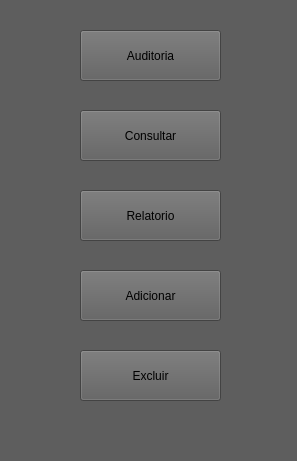
<?xml version="1.0" encoding="UTF-8"?>
<ui version="4.0">
 <class>MainWindow</class>
 <widget class="QMainWindow" name="MainWindow">
  <property name="geometry">
   <rect>
    <x>0</x>
    <y>0</y>
    <width>297</width>
    <height>461</height>
   </rect>
  </property>
  <property name="windowTitle">
   <string>MainWindow</string>
  </property>
  <property name="styleSheet">
   <string notr="true">background-color: rgb(94, 94, 94);</string>
  </property>
  <widget class="QWidget" name="centralwidget">
   <widget class="QPushButton" name="pushButton">
    <property name="geometry">
     <rect>
      <x>80</x>
      <y>110</y>
      <width>141</width>
      <height>51</height>
     </rect>
    </property>
    <property name="styleSheet">
     <string notr="true">font: 75 11pt &quot;MS Shell Dlg 2&quot;;</string>
    </property>
    <property name="text">
     <string>Consultar</string>
    </property>
   </widget>
   <widget class="QPushButton" name="pushButton_2">
    <property name="geometry">
     <rect>
      <x>80</x>
      <y>30</y>
      <width>141</width>
      <height>51</height>
     </rect>
    </property>
    <property name="toolTip">
     <string>&lt;html&gt;&lt;head/&gt;&lt;body&gt;&lt;p&gt;&lt;span style=&quot; font-weight:600;&quot;&gt;sadasd&lt;/span&gt;&lt;/p&gt;&lt;/body&gt;&lt;/html&gt;</string>
    </property>
    <property name="styleSheet">
     <string notr="true">font: 75 11pt &quot;MS Shell Dlg 2&quot;;</string>
    </property>
    <property name="text">
     <string>Auditoria</string>
    </property>
   </widget>
   <widget class="QPushButton" name="pushButton_3">
    <property name="geometry">
     <rect>
      <x>80</x>
      <y>190</y>
      <width>141</width>
      <height>51</height>
     </rect>
    </property>
    <property name="styleSheet">
     <string notr="true">font: 75 11pt &quot;MS Shell Dlg 2&quot;;</string>
    </property>
    <property name="text">
     <string>Relatorio</string>
    </property>
   </widget>
   <widget class="QPushButton" name="pushButton_4">
    <property name="geometry">
     <rect>
      <x>80</x>
      <y>270</y>
      <width>141</width>
      <height>51</height>
     </rect>
    </property>
    <property name="styleSheet">
     <string notr="true">font: 75 11pt &quot;MS Shell Dlg 2&quot;;</string>
    </property>
    <property name="text">
     <string>Adicionar</string>
    </property>
   </widget>
   <widget class="QPushButton" name="pushButton_5">
    <property name="geometry">
     <rect>
      <x>80</x>
      <y>350</y>
      <width>141</width>
      <height>51</height>
     </rect>
    </property>
    <property name="styleSheet">
     <string notr="true">font: 75 11pt &quot;MS Shell Dlg 2&quot;;</string>
    </property>
    <property name="text">
     <string>Excluir</string>
    </property>
   </widget>
  </widget>
  <widget class="QMenuBar" name="menubar">
   <property name="geometry">
    <rect>
     <x>0</x>
     <y>0</y>
     <width>297</width>
     <height>21</height>
    </rect>
   </property>
  </widget>
  <widget class="QStatusBar" name="statusbar"/>
 </widget>
 <resources/>
 <connections/>
</ui>
